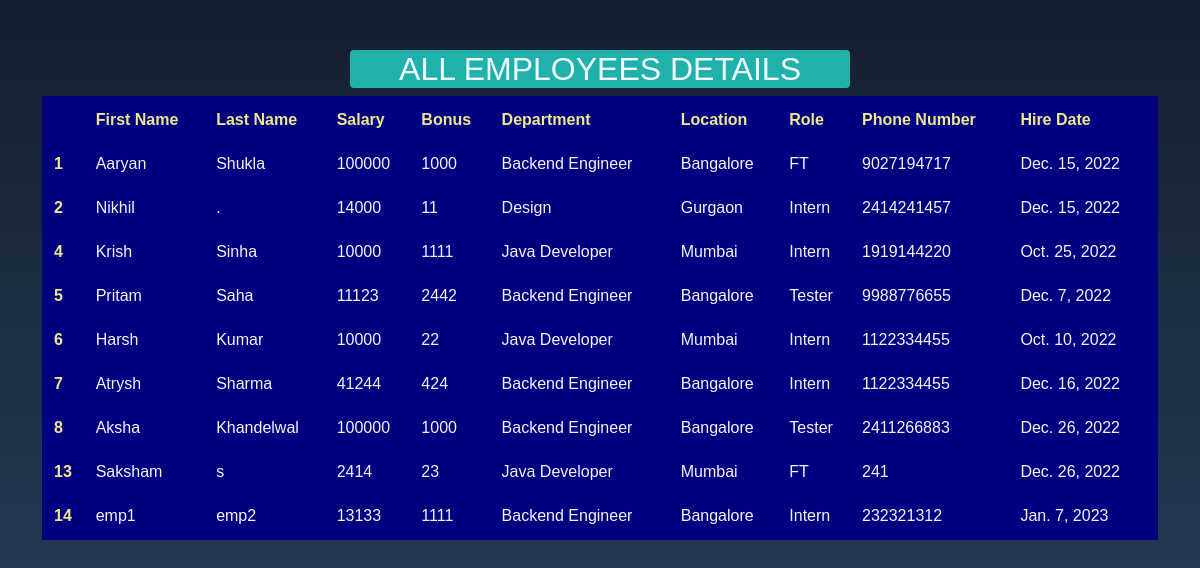
The app's page /all_emp with its own data.
### manager/models.py (models this page shows, shortened)
class Employee(models.Model):
    first_name = models.CharField(max_length=100 , null=False)
    last_name = models.CharField(max_length=100)
    dept=models.ForeignKey(Department , on_delete=models.CASCADE)
    salary=models.IntegerField(default=0)
    bonus=models.IntegerField(default=0)
    role=models.ForeignKey(Role, on_delete=models.CASCADE)
    phone=models.IntegerField(default=0)
    hire_date=models.DateField()
    def __str__(self):
        return "%s %s %s %s"%(self.first_name,self.last_name, self.phone, self.hire_date)

class Department(models.Model):
    name = models.CharField(max_length=100,null=False)
    location = models.CharField(max_length=100)

class Role(models.Model):
    name = models.CharField(max_length=100 , null=False)

### manager/views.py (the view)
# urls.py: path('all_emp' , views.all_emp , name='all_emp'),
def all_emp(request):
    emps = Employee.objects.all()
    context = {'emps':emps}
    print(context)
    return render(request, 'all_emp.html',context)

### manager/templates/all_emp.html (shortened to what this page needs)
<!DOCTYPE html>
<html>
    <head>
        <link rel="stylesheet" href="">
        <link href="https://cdn.jsdelivr.net/npm/bootstrap@5.1.3/dist/css/bootstrap.min.css" rel="stylesheet">
        {% load static %}
    <link rel="stylesheet" href="{% static 'allemp.css' %}">
    </head>
    <body>
        <div class="container">
            <h2 class="header">ALL EMPLOYEES DETAILS</h2>
            <table class="table">
                <thead>
                  <tr>
                    <th scope="row">{{emp.id}}</th>
                    <th scope="col">First Name</th>
                    <th scope="col">Last Name</th>
                    <th scope="col">Salary</th>
                    <th scope="col">Bonus</th>
                    <th scope="col">Department</th>
                    <th scope="col">Location</th>
                    <th scope="col">Role</th>
                    <th scope="col">Phone Number</th>
                    <th scope="col">Hire Date</th>
                  </tr>
                </thead>
                {% for emp in emps %}
                <tbody>
                  <tr>
                    <th scope="row">{{emp.id}}</th>
                    <td>{{emp.first_name}}</td>
                    <td>{{emp.last_name}}</td>
                    <td>{{emp.salary}}</td>
                    <td>{{emp.bonus}}</td>
                    <td>{{emp.dept.name}}</td>
                    <td>{{emp.dept.location}}</td>
                    <td>{{emp.role.name}}</td>
                    <td>{{emp.phone}}</td>
                    <td>{{emp.hire_date}}</td>
                  </tr>
                </tbody>
                {% endfor %}
              </table>
              <br>
              <br>
        </div>
    </body>
</html>

### manager/static/allemp.css (style rules this page uses)
tr { border: 4px solid navy; }
th { color: khaki; }
td { color: whitesmoke; }
table { background-color:navy; }
.container { margin-top:30px; height:max-content; border-radius: 3%; }
body { margin:0; padding:0; font-family: sans-serif; background: linear-gradient(#141e30, #243b55); }
.header { font-family:'Gill Sans', 'Gill Sans MT', Calibri, 'Trebuchet MS', sans-serif; font-style: bold; color:aliceblue; margin-top: 50px; text-align: center; background-color:lightseagreen; width: 500px; margin-left:auto; margin-right: auto; border:0px solid black; border-radius:4px ; }

### records on screen
Employee: id "1", first_name "Aaryan", last_name "Shukla", salary "100000", bonus "1000", dept.name "Backend Engineer", dept.location "Bangalore", role.name "FT", phone "9027194717", hire_date "Dec. 15, 2022"
Employee: id "2", first_name "Nikhil", last_name ".", salary "14000", bonus "11", dept.name "Design", dept.location "Gurgaon", role.name "Intern", phone "2414241457", hire_date "Dec. 15, 2022"
Employee: id "4", first_name "Krish", last_name "Sinha", salary "10000", bonus "1111", dept.name "Java Developer", dept.location "Mumbai", role.name "Intern", phone "1919144220", hire_date "Oct. 25, 2022"
Employee: id "5", first_name "Pritam", last_name "Saha", salary "11123", bonus "2442", dept.name "Backend Engineer", dept.location "Bangalore", role.name "Tester", phone "9988776655", hire_date "Dec. 7, 2022"
Employee: id "6", first_name "Harsh", last_name "Kumar", salary "10000", bonus "22", dept.name "Java Developer", dept.location "Mumbai", role.name "Intern", phone "1122334455", hire_date "Oct. 10, 2022"
Employee: id "7", first_name "Atrysh", last_name "Sharma", salary "41244", bonus "424", dept.name "Backend Engineer", dept.location "Bangalore", role.name "Intern", phone "1122334455", hire_date "Dec. 16, 2022"
Employee: id "8", first_name "Aksha", last_name "Khandelwal", salary "100000", bonus "1000", dept.name "Backend Engineer", dept.location "Bangalore", role.name "Tester", phone "2411266883", hire_date "Dec. 26, 2022"
Employee: id "13", first_name "Saksham", last_name "s", salary "2414", bonus "23", dept.name "Java Developer", dept.location "Mumbai", role.name "FT", phone "241", hire_date "Dec. 26, 2022"
Employee: id "14", first_name "emp1", last_name "emp2", salary "13133", bonus "1111", dept.name "Backend Engineer", dept.location "Bangalore", role.name "Intern", phone "232321312", hire_date "Jan. 7, 2023"
